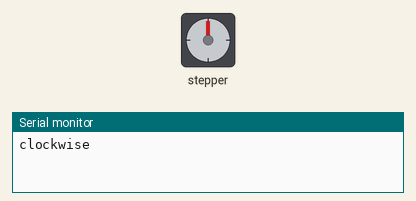
Recording of a sketch running on a simulated Arduino Uno, built with avr-gcc and run on an emulated ATmega328P. On the bench: stepper motor, the last lines printed to the serial monitor. Stepper angles assume 2048 steps per turn.

Above: at 0.05 s.
At 1.8 s:
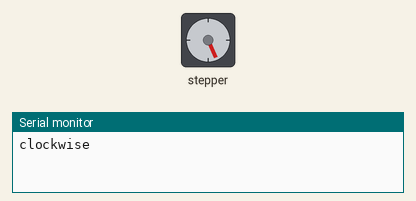
At 3.55 s:
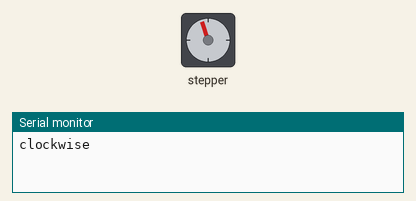
At 7.9 s:
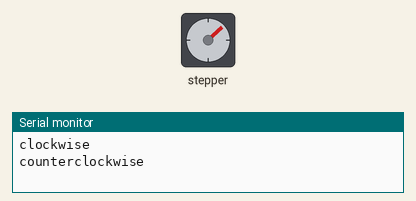
Timing chart, 0 to 11.2 s (numbered marks = the images above):
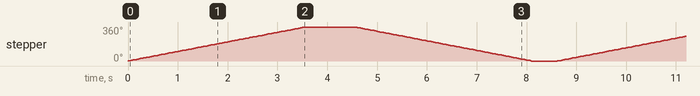

The sketch:

Frog_Feeder_Sketch.ino
```cpp
#include <Stepper.h>
/*
Currently The code will simply do a single rotation clockwise then counterclockwise in a loop. Based on the simple example codes from the stepper library.
*/

const int stepsPerRevolution = 2048;  // change this to fit the number of steps per revolution
const int rpm = 17;         // Adjustable range of 28BYJ-48 stepper is 0~17 rpm

// initialize the stepper library on pins 8 through 11:
Stepper StepperScrew(stepsPerRevolution, 8, 10, 9, 11);

void setup() {
  StepperScrew.setSpeed(rpm);
  // initialize the serial port:
  Serial.begin(9600);
}

void loop() {
  // step one revolution  in one direction:
  Serial.println("clockwise");
  StepperScrew.step(stepsPerRevolution);
  delay(1000);

  // step one revolution in the other direction:
  Serial.println("counterclockwise");
  StepperScrew.step(-stepsPerRevolution);
  delay(500);
}
```

Measured:
- by itself, stepper: turns 360° clockwise in 3.6 s, then 360° counter-clockwise in 3.5 s, repeating every 8.6 s
